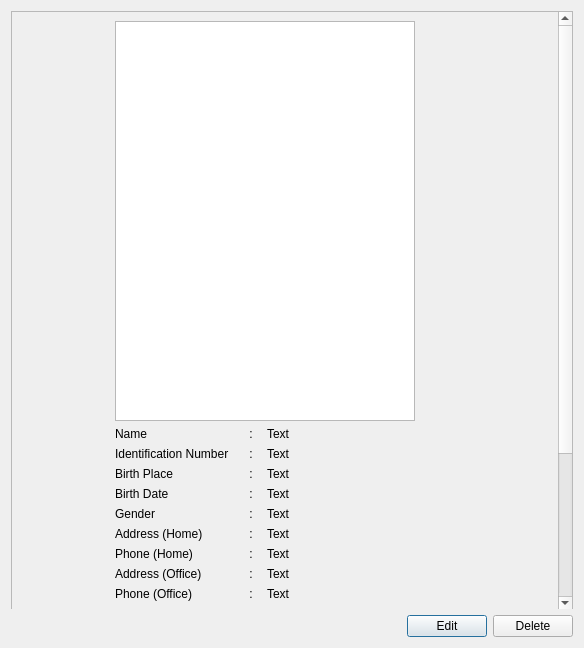
<?xml version="1.0" encoding="UTF-8"?>
<ui version="4.0">
 <class>Form_Peserta</class>
 <widget class="QDialog" name="Form_Peserta">
  <property name="geometry">
   <rect>
    <x>0</x>
    <y>0</y>
    <width>584</width>
    <height>648</height>
   </rect>
  </property>
  <property name="minimumSize">
   <size>
    <width>0</width>
    <height>500</height>
   </size>
  </property>
  <property name="windowTitle">
   <string>Dialog</string>
  </property>
  <layout class="QGridLayout" name="gridLayout">
   <item row="0" column="0">
    <widget class="QSplitter" name="splitter">
     <property name="orientation">
      <enum>Qt::Horizontal</enum>
     </property>
     <widget class="QScrollArea" name="scrollArea">
      <property name="minimumSize">
       <size>
        <width>0</width>
        <height>600</height>
       </size>
      </property>
      <property name="widgetResizable">
       <bool>true</bool>
      </property>
      <widget class="QWidget" name="scrollAreaWidgetContents">
       <property name="geometry">
        <rect>
         <x>0</x>
         <y>-212</y>
         <width>550</width>
         <height>810</height>
        </rect>
       </property>
       <layout class="QGridLayout" name="gridLayout_3">
        <item row="0" column="0">
         <spacer name="horizontalSpacer_3">
          <property name="orientation">
           <enum>Qt::Horizontal</enum>
          </property>
          <property name="sizeHint" stdset="0">
           <size>
            <width>77</width>
            <height>20</height>
           </size>
          </property>
         </spacer>
        </item>
        <item row="0" column="1">
         <layout class="QVBoxLayout" name="verticalLayout">
          <item>
           <layout class="QHBoxLayout" name="horizontalLayout">
            <item>
             <widget class="QListWidget" name="photo">
              <property name="minimumSize">
               <size>
                <width>300</width>
                <height>400</height>
               </size>
              </property>
             </widget>
            </item>
            <item>
             <spacer name="horizontalSpacer">
              <property name="orientation">
               <enum>Qt::Horizontal</enum>
              </property>
              <property name="sizeHint" stdset="0">
               <size>
                <width>40</width>
                <height>20</height>
               </size>
              </property>
             </spacer>
            </item>
           </layout>
          </item>
          <item>
           <layout class="QGridLayout" name="gridLayout_2">
            <item row="17" column="1">
             <widget class="QLabel" name="label_13">
              <property name="maximumSize">
               <size>
                <width>20</width>
                <height>20</height>
               </size>
              </property>
              <property name="text">
               <string>:</string>
              </property>
              <property name="alignment">
               <set>Qt::AlignCenter</set>
              </property>
             </widget>
            </item>
            <item row="17" column="0">
             <widget class="QLabel" name="label_12">
              <property name="text">
               <string>Assessment Place</string>
              </property>
             </widget>
            </item>
            <item row="1" column="1">
             <widget class="QLabel" name="label_5">
              <property name="maximumSize">
               <size>
                <width>20</width>
                <height>20</height>
               </size>
              </property>
              <property name="text">
               <string>:</string>
              </property>
              <property name="alignment">
               <set>Qt::AlignCenter</set>
              </property>
             </widget>
            </item>
            <item row="13" column="2">
             <widget class="QLabel" name="lbl_competence">
              <property name="text">
               <string>Text</string>
              </property>
             </widget>
            </item>
            <item row="3" column="2">
             <widget class="QLabel" name="lbl_birthDate">
              <property name="text">
               <string>Text</string>
              </property>
             </widget>
            </item>
            <item row="5" column="1">
             <widget class="QLabel" name="label_25">
              <property name="maximumSize">
               <size>
                <width>20</width>
                <height>20</height>
               </size>
              </property>
              <property name="text">
               <string>:</string>
              </property>
              <property name="alignment">
               <set>Qt::AlignCenter</set>
              </property>
             </widget>
            </item>
            <item row="15" column="1">
             <widget class="QLabel" name="label_46">
              <property name="maximumSize">
               <size>
                <width>20</width>
                <height>20</height>
               </size>
              </property>
              <property name="text">
               <string>:</string>
              </property>
              <property name="alignment">
               <set>Qt::AlignCenter</set>
              </property>
             </widget>
            </item>
            <item row="14" column="2">
             <widget class="QLabel" name="lbl_startDate">
              <property name="text">
               <string>Text</string>
              </property>
             </widget>
            </item>
            <item row="1" column="0">
             <widget class="QLabel" name="label_6">
              <property name="maximumSize">
               <size>
                <width>120</width>
                <height>16777215</height>
               </size>
              </property>
              <property name="text">
               <string>Identification Number</string>
              </property>
             </widget>
            </item>
            <item row="16" column="1">
             <widget class="QLabel" name="label_10">
              <property name="maximumSize">
               <size>
                <width>20</width>
                <height>20</height>
               </size>
              </property>
              <property name="text">
               <string>:</string>
              </property>
              <property name="alignment">
               <set>Qt::AlignCenter</set>
              </property>
             </widget>
            </item>
            <item row="16" column="0">
             <widget class="QLabel" name="label_9">
              <property name="text">
               <string>Assessor</string>
              </property>
             </widget>
            </item>
            <item row="11" column="0">
             <widget class="QLabel" name="label_35">
              <property name="maximumSize">
               <size>
                <width>120</width>
                <height>16777215</height>
               </size>
              </property>
              <property name="text">
               <string>Registration Number</string>
              </property>
             </widget>
            </item>
            <item row="8" column="0">
             <widget class="QLabel" name="label_26">
              <property name="maximumSize">
               <size>
                <width>120</width>
                <height>16777215</height>
               </size>
              </property>
              <property name="text">
               <string>Phone (Office)</string>
              </property>
             </widget>
            </item>
            <item row="12" column="1">
             <widget class="QLabel" name="label_37">
              <property name="maximumSize">
               <size>
                <width>20</width>
                <height>20</height>
               </size>
              </property>
              <property name="text">
               <string>:</string>
              </property>
              <property name="alignment">
               <set>Qt::AlignCenter</set>
              </property>
             </widget>
            </item>
            <item row="12" column="2">
             <widget class="QLabel" name="lbl_kbjiNumber">
              <property name="text">
               <string>Text</string>
              </property>
             </widget>
            </item>
            <item row="7" column="2">
             <widget class="QLabel" name="lbl_addressOffice">
              <property name="text">
               <string>Text</string>
              </property>
             </widget>
            </item>
            <item row="10" column="0">
             <widget class="QLabel" name="label_33">
              <property name="maximumSize">
               <size>
                <width>120</width>
                <height>16777215</height>
               </size>
              </property>
              <property name="text">
               <string>Certification Number</string>
              </property>
             </widget>
            </item>
            <item row="7" column="1">
             <widget class="QLabel" name="label_23">
              <property name="maximumSize">
               <size>
                <width>20</width>
                <height>20</height>
               </size>
              </property>
              <property name="text">
               <string>:</string>
              </property>
              <property name="alignment">
               <set>Qt::AlignCenter</set>
              </property>
             </widget>
            </item>
            <item row="17" column="2">
             <widget class="QLabel" name="lbl_assessmentPlace">
              <property name="text">
               <string>Text</string>
              </property>
             </widget>
            </item>
            <item row="13" column="1">
             <widget class="QLabel" name="label_40">
              <property name="maximumSize">
               <size>
                <width>20</width>
                <height>20</height>
               </size>
              </property>
              <property name="text">
               <string>:</string>
              </property>
              <property name="alignment">
               <set>Qt::AlignCenter</set>
              </property>
             </widget>
            </item>
            <item row="0" column="2">
             <widget class="QLabel" name="lbl_fullName">
              <property name="text">
               <string>Text</string>
              </property>
             </widget>
            </item>
            <item row="3" column="0">
             <widget class="QLabel" name="label_18">
              <property name="maximumSize">
               <size>
                <width>120</width>
                <height>16777215</height>
               </size>
              </property>
              <property name="text">
               <string>Birth Date</string>
              </property>
             </widget>
            </item>
            <item row="7" column="0">
             <widget class="QLabel" name="label_21">
              <property name="maximumSize">
               <size>
                <width>120</width>
                <height>16777215</height>
               </size>
              </property>
              <property name="text">
               <string>Address (Office)</string>
              </property>
             </widget>
            </item>
            <item row="0" column="0">
             <widget class="QLabel" name="label">
              <property name="maximumSize">
               <size>
                <width>120</width>
                <height>16777215</height>
               </size>
              </property>
              <property name="text">
               <string>Name</string>
              </property>
             </widget>
            </item>
            <item row="15" column="0">
             <widget class="QLabel" name="label_48">
              <property name="maximumSize">
               <size>
                <width>120</width>
                <height>16777215</height>
               </size>
              </property>
              <property name="text">
               <string>End Date</string>
              </property>
             </widget>
            </item>
            <item row="14" column="0">
             <widget class="QLabel" name="label_44">
              <property name="maximumSize">
               <size>
                <width>120</width>
                <height>16777215</height>
               </size>
              </property>
              <property name="text">
               <string>Start Date</string>
              </property>
             </widget>
            </item>
            <item row="14" column="1">
             <widget class="QLabel" name="label_43">
              <property name="maximumSize">
               <size>
                <width>20</width>
                <height>20</height>
               </size>
              </property>
              <property name="text">
               <string>:</string>
              </property>
              <property name="alignment">
               <set>Qt::AlignCenter</set>
              </property>
             </widget>
            </item>
            <item row="11" column="1">
             <widget class="QLabel" name="label_34">
              <property name="maximumSize">
               <size>
                <width>20</width>
                <height>20</height>
               </size>
              </property>
              <property name="text">
               <string>:</string>
              </property>
              <property name="alignment">
               <set>Qt::AlignCenter</set>
              </property>
             </widget>
            </item>
            <item row="13" column="0">
             <widget class="QLabel" name="label_42">
              <property name="maximumSize">
               <size>
                <width>120</width>
                <height>16777215</height>
               </size>
              </property>
              <property name="text">
               <string>Competence</string>
              </property>
             </widget>
            </item>
            <item row="2" column="0">
             <widget class="QLabel" name="label_17">
              <property name="maximumSize">
               <size>
                <width>120</width>
                <height>16777215</height>
               </size>
              </property>
              <property name="text">
               <string>Birth Place</string>
              </property>
             </widget>
            </item>
            <item row="0" column="1">
             <widget class="QLabel" name="label_2">
              <property name="maximumSize">
               <size>
                <width>20</width>
                <height>20</height>
               </size>
              </property>
              <property name="text">
               <string>:</string>
              </property>
              <property name="alignment">
               <set>Qt::AlignCenter</set>
              </property>
             </widget>
            </item>
            <item row="6" column="1">
             <widget class="QLabel" name="label_22">
              <property name="maximumSize">
               <size>
                <width>20</width>
                <height>20</height>
               </size>
              </property>
              <property name="text">
               <string>:</string>
              </property>
              <property name="alignment">
               <set>Qt::AlignCenter</set>
              </property>
             </widget>
            </item>
            <item row="6" column="2">
             <widget class="QLabel" name="lbl_phoneHome">
              <property name="text">
               <string>Text</string>
              </property>
             </widget>
            </item>
            <item row="10" column="2">
             <widget class="QLabel" name="lbl_certificationNumber">
              <property name="text">
               <string>Text</string>
              </property>
             </widget>
            </item>
            <item row="4" column="1">
             <widget class="QLabel" name="label_4">
              <property name="maximumSize">
               <size>
                <width>20</width>
                <height>20</height>
               </size>
              </property>
              <property name="text">
               <string>:</string>
              </property>
              <property name="alignment">
               <set>Qt::AlignCenter</set>
              </property>
             </widget>
            </item>
            <item row="6" column="0">
             <widget class="QLabel" name="label_29">
              <property name="maximumSize">
               <size>
                <width>120</width>
                <height>16777215</height>
               </size>
              </property>
              <property name="text">
               <string>Phone (Home)</string>
              </property>
             </widget>
            </item>
            <item row="2" column="2">
             <widget class="QLabel" name="lbl_birthPlace">
              <property name="text">
               <string>Text</string>
              </property>
             </widget>
            </item>
            <item row="15" column="2">
             <widget class="QLabel" name="lbl_endDate">
              <property name="text">
               <string>Text</string>
              </property>
             </widget>
            </item>
            <item row="16" column="2">
             <widget class="QLabel" name="lbl_assessor">
              <property name="text">
               <string>Text</string>
              </property>
             </widget>
            </item>
            <item row="9" column="1">
             <widget class="QLabel" name="label_8">
              <property name="maximumSize">
               <size>
                <width>20</width>
                <height>20</height>
               </size>
              </property>
              <property name="text">
               <string>:</string>
              </property>
              <property name="alignment">
               <set>Qt::AlignCenter</set>
              </property>
             </widget>
            </item>
            <item row="2" column="1">
             <widget class="QLabel" name="label_16">
              <property name="maximumSize">
               <size>
                <width>20</width>
                <height>20</height>
               </size>
              </property>
              <property name="text">
               <string>:</string>
              </property>
              <property name="alignment">
               <set>Qt::AlignCenter</set>
              </property>
             </widget>
            </item>
            <item row="4" column="0">
             <widget class="QLabel" name="label_3">
              <property name="maximumSize">
               <size>
                <width>120</width>
                <height>16777215</height>
               </size>
              </property>
              <property name="text">
               <string>Gender</string>
              </property>
             </widget>
            </item>
            <item row="1" column="2">
             <widget class="QLabel" name="lbl_identNumber">
              <property name="text">
               <string>Text</string>
              </property>
             </widget>
            </item>
            <item row="10" column="1">
             <widget class="QLabel" name="label_32">
              <property name="maximumSize">
               <size>
                <width>20</width>
                <height>20</height>
               </size>
              </property>
              <property name="text">
               <string>:</string>
              </property>
              <property name="alignment">
               <set>Qt::AlignCenter</set>
              </property>
             </widget>
            </item>
            <item row="5" column="2">
             <widget class="QLabel" name="lbl_addressHome">
              <property name="text">
               <string>Text</string>
              </property>
             </widget>
            </item>
            <item row="8" column="2">
             <widget class="QLabel" name="lbl_phoneOffice">
              <property name="text">
               <string>Text</string>
              </property>
             </widget>
            </item>
            <item row="4" column="2">
             <widget class="QLabel" name="lbl_gender">
              <property name="text">
               <string>Text</string>
              </property>
             </widget>
            </item>
            <item row="9" column="0">
             <widget class="QLabel" name="label_7">
              <property name="maximumSize">
               <size>
                <width>120</width>
                <height>16777215</height>
               </size>
              </property>
              <property name="text">
               <string>Email Address</string>
              </property>
             </widget>
            </item>
            <item row="9" column="2">
             <widget class="QLabel" name="lbl_emailAddress">
              <property name="text">
               <string>Text</string>
              </property>
             </widget>
            </item>
            <item row="8" column="1">
             <widget class="QLabel" name="label_27">
              <property name="maximumSize">
               <size>
                <width>20</width>
                <height>20</height>
               </size>
              </property>
              <property name="text">
               <string>:</string>
              </property>
              <property name="alignment">
               <set>Qt::AlignCenter</set>
              </property>
             </widget>
            </item>
            <item row="11" column="2">
             <widget class="QLabel" name="lbl_registrationNumber">
              <property name="text">
               <string>Text</string>
              </property>
             </widget>
            </item>
            <item row="3" column="1">
             <widget class="QLabel" name="label_15">
              <property name="maximumSize">
               <size>
                <width>20</width>
                <height>20</height>
               </size>
              </property>
              <property name="text">
               <string>:</string>
              </property>
              <property name="alignment">
               <set>Qt::AlignCenter</set>
              </property>
             </widget>
            </item>
            <item row="5" column="0">
             <widget class="QLabel" name="label_28">
              <property name="maximumSize">
               <size>
                <width>120</width>
                <height>16777215</height>
               </size>
              </property>
              <property name="text">
               <string>Address (Home)</string>
              </property>
             </widget>
            </item>
            <item row="12" column="0">
             <widget class="QLabel" name="label_38">
              <property name="maximumSize">
               <size>
                <width>120</width>
                <height>16777215</height>
               </size>
              </property>
              <property name="text">
               <string>Blanko Number</string>
              </property>
             </widget>
            </item>
            <item row="18" column="0">
             <widget class="QLabel" name="label_19">
              <property name="text">
               <string>Assessment Date</string>
              </property>
             </widget>
            </item>
            <item row="18" column="1">
             <widget class="QLabel" name="label_20">
              <property name="maximumSize">
               <size>
                <width>20</width>
                <height>20</height>
               </size>
              </property>
              <property name="text">
               <string>:</string>
              </property>
              <property name="alignment">
               <set>Qt::AlignCenter</set>
              </property>
             </widget>
            </item>
            <item row="18" column="2">
             <widget class="QLabel" name="lbl_assessmentDate">
              <property name="text">
               <string>Text</string>
              </property>
             </widget>
            </item>
           </layout>
          </item>
         </layout>
        </item>
        <item row="0" column="2">
         <spacer name="horizontalSpacer_2">
          <property name="orientation">
           <enum>Qt::Horizontal</enum>
          </property>
          <property name="sizeHint" stdset="0">
           <size>
            <width>77</width>
            <height>20</height>
           </size>
          </property>
         </spacer>
        </item>
        <item row="1" column="1">
         <spacer name="verticalSpacer">
          <property name="orientation">
           <enum>Qt::Vertical</enum>
          </property>
          <property name="sizeHint" stdset="0">
           <size>
            <width>20</width>
            <height>26</height>
           </size>
          </property>
         </spacer>
        </item>
       </layout>
      </widget>
     </widget>
    </widget>
   </item>
   <item row="1" column="0">
    <layout class="QHBoxLayout" name="horizontalLayout_2">
     <item>
      <spacer name="horizontalSpacer_4">
       <property name="orientation">
        <enum>Qt::Horizontal</enum>
       </property>
       <property name="sizeHint" stdset="0">
        <size>
         <width>40</width>
         <height>10</height>
        </size>
       </property>
      </spacer>
     </item>
     <item>
      <widget class="QPushButton" name="pb_edit">
       <property name="text">
        <string>Edit</string>
       </property>
      </widget>
     </item>
     <item>
      <widget class="QPushButton" name="pb_delete">
       <property name="text">
        <string>Delete</string>
       </property>
      </widget>
     </item>
    </layout>
   </item>
  </layout>
 </widget>
 <resources/>
 <connections/>
</ui>
